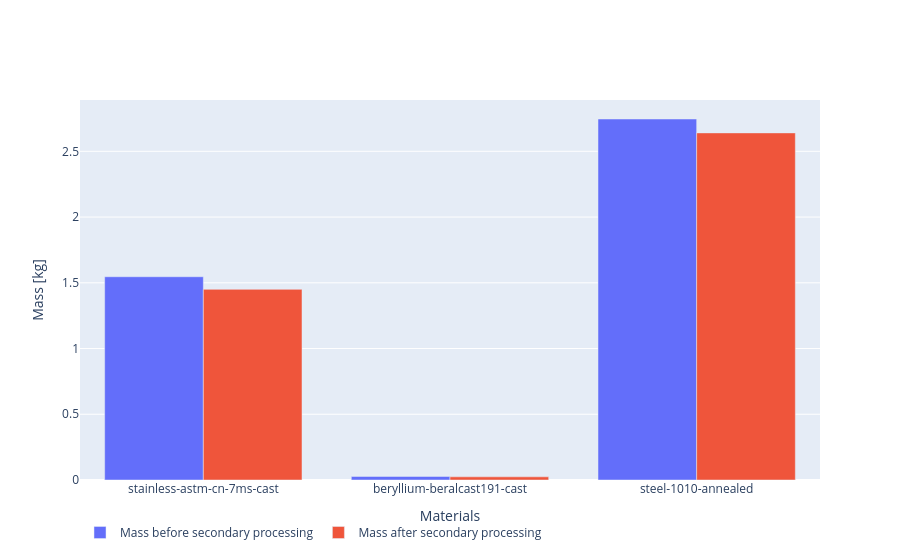

Source (notebook cell):
### Markdown cell above
Mass before and mass after secondary processing can help determine if the material mass removed during processing
contributes a significant fraction of the impact of the overall material phase.

Plot the aggregated material masses as a bar chart.

### Code cell
fig = go.Figure(
    data=[
        go.Bar(
            name="Mass before secondary processing",
            x=materials_df["Name"],
            y=materials_df[f"Mass before processing [{MASS_UNIT}]"],
        ),
        go.Bar(
            name="Mass after secondary processing",
            x=materials_df["Name"],
            y=materials_df[f"Mass after processing [{MASS_UNIT}]"],
        ),
    ],
    layout=go.Layout(
        xaxis=go.layout.XAxis(title="Materials"),
        yaxis=go.layout.YAxis(title=f"Mass [{MASS_UNIT}]"),
        legend=dict(orientation="h")
    ),
)
fig.show()

### Figure 1 — Plotly figure (JSON) as saved in the notebook; plotly's stock layout.template omitted (floating-point values rounded to 4 significant figures)
{"data": [{"name": "Mass before secondary processing", "type": "bar", "x": ["stainless-astm-cn-7ms-cast", "beryllium-beralcast191-cast", "steel-1010-annealed"], "y": [1.546, 0.027, 2.746]}, {"name": "Mass after secondary processing", "type": "bar", "x": ["stainless-astm-cn-7ms-cast", "beryllium-beralcast191-cast", "steel-1010-annealed"], "y": [1.45, 0.024, 2.64]}], "layout": {"legend": {"orientation": "h"}, "xaxis": {"title": {"text": "Materials"}}, "yaxis": {"title": {"text": "Mass [kg]"}}}}
